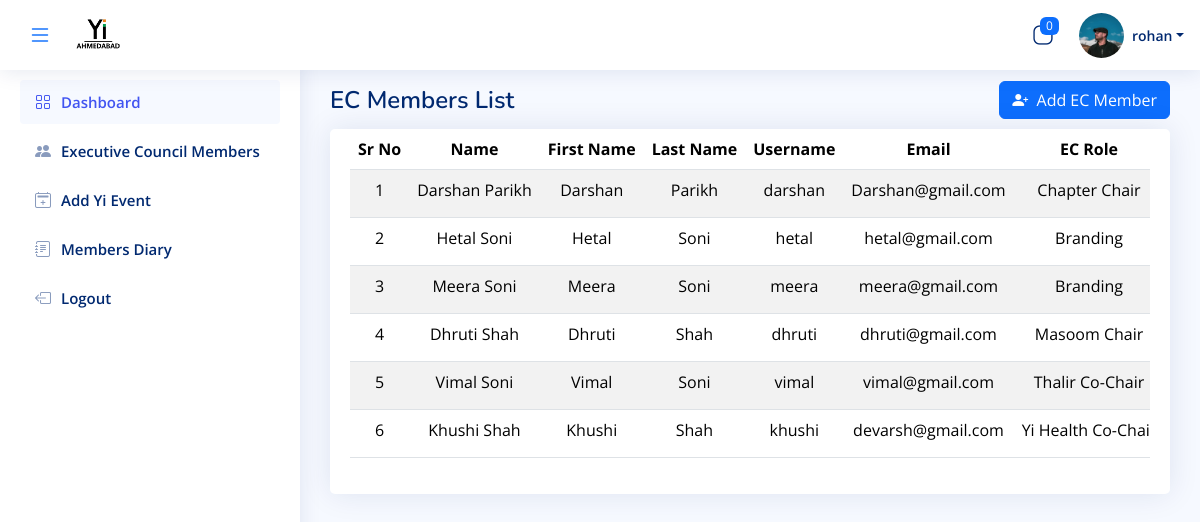
Before: /EC-Member-List (signed in) with the older database file.
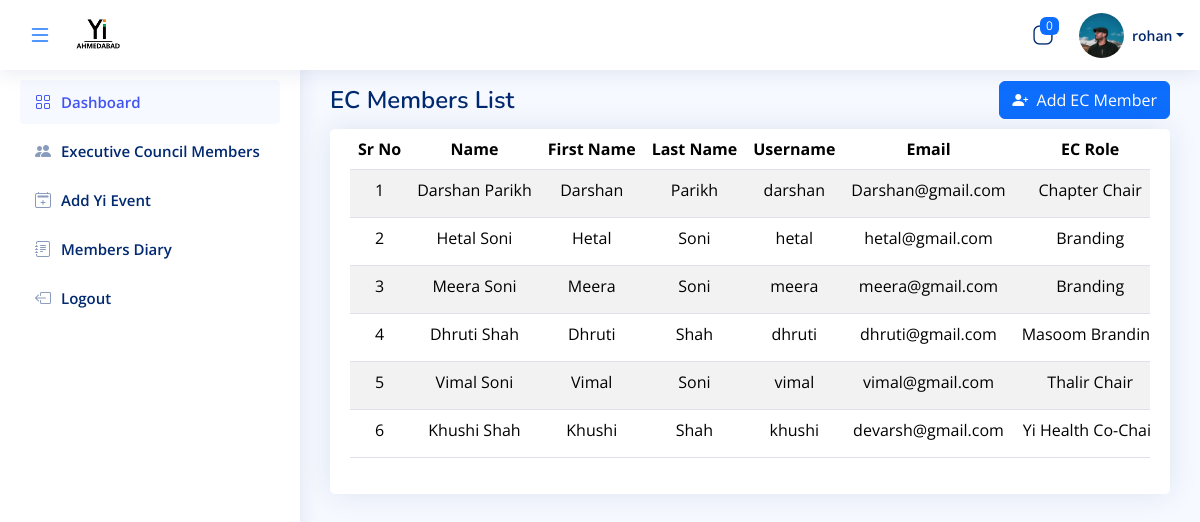
After: the same page with the newer database file.
### admin_app/models.py (models this page shows, shortened)
class LoginSide(AbstractUser):
    id = models.UUIDField(
        primary_key=True, default=uuid.uuid4, editable=False, db_index=True
    )
    login_role = models.ManyToManyField(Login_Role, verbose_name="LoginRole")
    first_name = models.CharField(max_length=200, null=True, verbose_name="FirstName")
    last_name = models.CharField(max_length=200)
    email = models.EmailField(max_length=200, unique=True, validators=[validate_email])
    photo = models.ImageField(upload_to="user_photo/", null=True, blank=True, validators = [FileExtensionValidator(allowed_extensions=["jpeg", "jpg", "png"])])
    yi_role = models.CharField(max_length=200, null=True)
    phone_number = models.CharField(
        max_length=10,  # This will accommodate international numbers
        default="0",
        validators=[
            RegexValidator(
                regex=r"^(\+91[\-\s]?)?[0]?(91)?[789]\d{9}$",  # This is the regex for validating the phone number
                message="Enter a valid phone number.",
                code="invalid phone",
            ),
        ],
    )
    @property
    def designation(self):
        roles = ', '.join((role.name) for role in self.login_role.all())
        return f"{roles} {self.yi_role}"

class Login_Role(models.Model):
    name = models.CharField(max_length=200, primary_key=True, choices=ROLE_CHOICES)
    image = models.ImageField(upload_to="role_images", null=True, blank=True)

### admin_app/views.py (the view)
# urls.py: path("EC-Member-List", manager_list, name="View-manager"),
@login_required(login_url="index")
@never_cache
@cache_control(no_store=True, no_cache=True, must_revalidate=True, max_age=0)
def manager_list(request):
    try:
        if request.user.designation not in ["Chapter Chair", "Chapter Co-Chair"] and request.user.yi_role != "Admin":
            return redirect("Error-Page")
    except Exception:
        return redirect(
            "Error-Page"
        )  # Redirect if the user doesn't have the Admin role
    manager = LoginSide.objects.exclude(is_superuser=True).exclude(id=request.user.id)
    login_role = Login_Role.objects.all()
    user_roles = request.user.login_role.all()
    sessions = Session.objects.filter(expire_date__gte=now())
    user_ids = [session.get_decoded().get("_auth_user_id") for session in sessions]
    active_users = LoginSide.objects.filter(id__in=user_ids)  # Get user objects
    active_user_names = [f"{user.first_name} {user.last_name}" for user in active_users]
    active_users_count = LoginSide.objects.filter(is_active=True).count()
    active_users_count = active_users.count()
    context = {
        "role": login_role,
        "managers": manager,
        "user_role": user_roles,
        "count": active_users_count,
        "name": active_user_names,
    }
    return render(request, "Admin/view_manager.html", context)

### admin_app/Templates/Admin/view_manager.html (shortened to what this page needs)
{% extends "base/base.html" %}
{% load static %}
{% block bodyblock %}
<main id="main" class="main">
  <br>
  <div class="pagetitle d-flex justify-content-between align-items-center">
    <h1>EC Members List</h1>
    <a href="{% url 'Admin_Signup' %}" class="ms-auto">
      <button type="button" class="btn btn-primary">
        <i class="bi bi-person-plus-fill"></i>&nbsp; Add EC Member
      </button>
    </a>
  </div>
  <div class="card">
    <div class="card-body">
      <div class="table-responsive">
        <table class="table table-hover table-striped" id="example">
          <thead>
            <tr class="text-nowrap text-center">
              <th>Sr No</th>
              <th>Name</th>
              <th>First Name</th>
              <th>Last Name</th>
              <th>Username</th>
              <th>Email</th>
              <th>EC Role</th>
            </tr>
          </thead>
          <tbody>
            {% for manager in managers %}
            <tr class="text-nowrap text-center">
              <td>{{ forloop.counter }}</td>
              <td>{{ manager.first_name}}  {{manager.last_name}}</td>
              <td>{{ manager.first_name }}</td>
              <td>{{ manager.last_name }}</td>
              <td>{{ manager.username }}</td>
              <td>{{ manager.email }}</td>
              <td>{{manager.designation}}</td>
            </tr>
            {% endfor %}
          </tbody>
        </table>
      </div>
    </div>
  </div>
</main>
{% endblock %}

Changed rows visible on the page:
changed LoginSide "Dhruti": designation "Masoom Chair" → "Masoom…"
changed LoginSide "Vimal": designation "Thalir Co-Chair" → "Thalir Chair"
